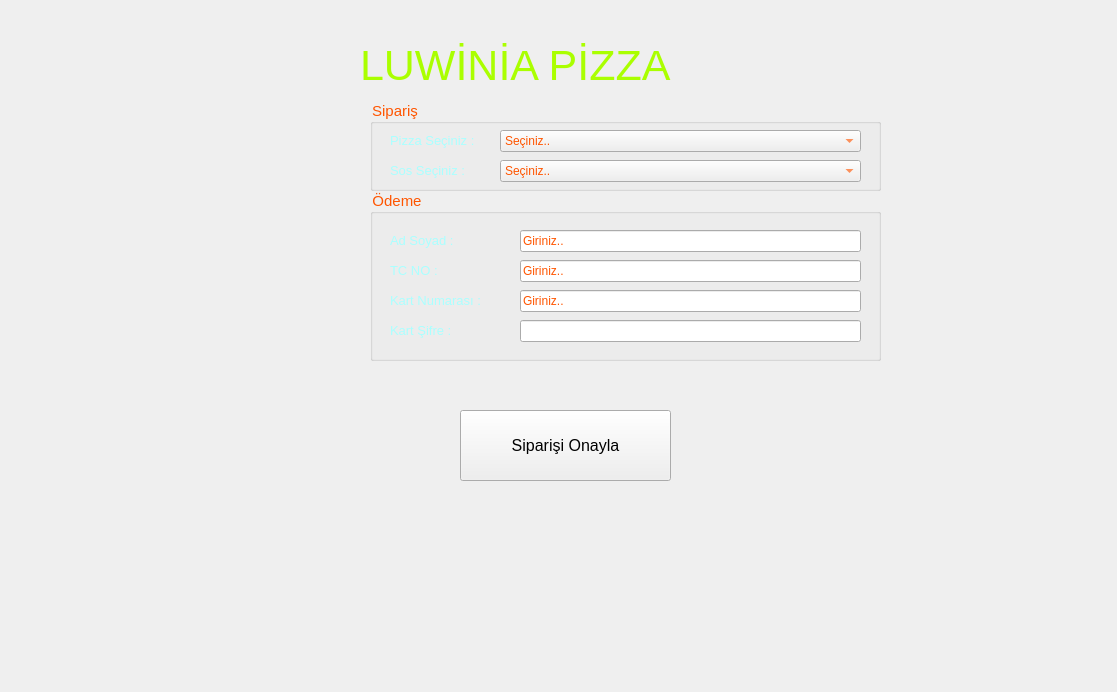
<?xml version="1.0" encoding="UTF-8"?>
<ui version="4.0">
 <class>MainWindow</class>
 <widget class="QMainWindow" name="MainWindow">
  <property name="geometry">
   <rect>
    <x>0</x>
    <y>0</y>
    <width>1117</width>
    <height>692</height>
   </rect>
  </property>
  <property name="windowTitle">
   <string>MainWindow</string>
  </property>
  <widget class="QWidget" name="centralwidget">
   <widget class="QLabel" name="arkaplanLabel">
    <property name="geometry">
     <rect>
      <x>0</x>
      <y>-5</y>
      <width>1121</width>
      <height>701</height>
     </rect>
    </property>
    <property name="text">
     <string/>
    </property>
    <property name="pixmap">
     <pixmap>pizza.png</pixmap>
    </property>
    <property name="scaledContents">
     <bool>true</bool>
    </property>
   </widget>
   <widget class="QGroupBox" name="groupBox">
    <property name="geometry">
     <rect>
      <x>370</x>
      <y>100</y>
      <width>511</width>
      <height>91</height>
     </rect>
    </property>
    <property name="font">
     <font>
      <pointsize>11</pointsize>
     </font>
    </property>
    <property name="styleSheet">
     <string notr="true">color: rgb(255, 85, 0);</string>
    </property>
    <property name="title">
     <string>Sipariş</string>
    </property>
    <widget class="QLabel" name="label_2">
     <property name="geometry">
      <rect>
       <x>20</x>
       <y>30</y>
       <width>101</width>
       <height>21</height>
      </rect>
     </property>
     <property name="font">
      <font>
       <pointsize>10</pointsize>
      </font>
     </property>
     <property name="styleSheet">
      <string notr="true">color: rgb(170, 255, 255);</string>
     </property>
     <property name="text">
      <string>Pizza Seçiniz :</string>
     </property>
    </widget>
    <widget class="QLabel" name="label_3">
     <property name="geometry">
      <rect>
       <x>20</x>
       <y>60</y>
       <width>101</width>
       <height>21</height>
      </rect>
     </property>
     <property name="font">
      <font>
       <pointsize>10</pointsize>
      </font>
     </property>
     <property name="styleSheet">
      <string notr="true">color: rgb(170, 255, 255);</string>
     </property>
     <property name="text">
      <string>Sos Seçiniz :</string>
     </property>
    </widget>
    <widget class="QComboBox" name="pizzaBox">
     <property name="geometry">
      <rect>
       <x>130</x>
       <y>30</y>
       <width>361</width>
       <height>22</height>
      </rect>
     </property>
     <property name="styleSheet">
      <string notr="true">color: rgb(255, 85, 0);</string>
     </property>
     <item>
      <property name="text">
       <string>Seçiniz..</string>
      </property>
     </item>
     <item>
      <property name="text">
       <string extracomment="1">Klasik</string>
      </property>
     </item>
     <item>
      <property name="text">
       <string extracomment="2">Margarita</string>
      </property>
     </item>
     <item>
      <property name="text">
       <string extracomment="3">Türk Pizza</string>
      </property>
     </item>
     <item>
      <property name="text">
       <string extracomment="4">Sade Pizza </string>
      </property>
     </item>
    </widget>
    <widget class="QComboBox" name="sosBox">
     <property name="geometry">
      <rect>
       <x>130</x>
       <y>60</y>
       <width>361</width>
       <height>22</height>
      </rect>
     </property>
     <property name="styleSheet">
      <string notr="true">color: rgb(255, 85, 0);</string>
     </property>
     <item>
      <property name="text">
       <string>Seçiniz..</string>
      </property>
     </item>
     <item>
      <property name="text">
       <string extracomment="11">Zeytin</string>
      </property>
     </item>
     <item>
      <property name="text">
       <string extracomment="12">Mantar</string>
      </property>
     </item>
     <item>
      <property name="text">
       <string extracomment="13">Keçi Peyniri</string>
      </property>
     </item>
     <item>
      <property name="text">
       <string extracomment="14">Et</string>
      </property>
     </item>
     <item>
      <property name="text">
       <string extracomment="15">Soğan</string>
      </property>
     </item>
     <item>
      <property name="text">
       <string extracomment="16">Mısır</string>
      </property>
     </item>
    </widget>
   </widget>
   <widget class="QGroupBox" name="groupBox_2">
    <property name="geometry">
     <rect>
      <x>370</x>
      <y>190</y>
      <width>511</width>
      <height>171</height>
     </rect>
    </property>
    <property name="font">
     <font>
      <pointsize>11</pointsize>
     </font>
    </property>
    <property name="styleSheet">
     <string notr="true">color: rgb(255, 85, 0);</string>
    </property>
    <property name="title">
     <string>Ödeme</string>
    </property>
    <widget class="QLabel" name="label_6">
     <property name="geometry">
      <rect>
       <x>20</x>
       <y>100</y>
       <width>121</width>
       <height>21</height>
      </rect>
     </property>
     <property name="font">
      <font>
       <pointsize>10</pointsize>
      </font>
     </property>
     <property name="styleSheet">
      <string notr="true">color: rgb(170, 255, 255);</string>
     </property>
     <property name="text">
      <string>Kart Numarası :</string>
     </property>
    </widget>
    <widget class="QLabel" name="label_7">
     <property name="geometry">
      <rect>
       <x>20</x>
       <y>130</y>
       <width>101</width>
       <height>21</height>
      </rect>
     </property>
     <property name="font">
      <font>
       <pointsize>10</pointsize>
      </font>
     </property>
     <property name="styleSheet">
      <string notr="true">color: rgb(170, 255, 255);</string>
     </property>
     <property name="text">
      <string>Kart Şifre :</string>
     </property>
    </widget>
    <widget class="QLineEdit" name="lblTc">
     <property name="geometry">
      <rect>
       <x>150</x>
       <y>70</y>
       <width>341</width>
       <height>22</height>
      </rect>
     </property>
     <property name="text">
      <string>Giriniz..</string>
     </property>
    </widget>
    <widget class="QLabel" name="label_4">
     <property name="geometry">
      <rect>
       <x>20</x>
       <y>40</y>
       <width>101</width>
       <height>21</height>
      </rect>
     </property>
     <property name="font">
      <font>
       <pointsize>10</pointsize>
      </font>
     </property>
     <property name="styleSheet">
      <string notr="true">color: rgb(170, 255, 255);</string>
     </property>
     <property name="text">
      <string>Ad Soyad :</string>
     </property>
    </widget>
    <widget class="QLineEdit" name="lblKartSifre">
     <property name="geometry">
      <rect>
       <x>150</x>
       <y>130</y>
       <width>341</width>
       <height>22</height>
      </rect>
     </property>
     <property name="text">
      <string/>
     </property>
     <property name="echoMode">
      <enum>QLineEdit::Password</enum>
     </property>
     <property name="dragEnabled">
      <bool>false</bool>
     </property>
    </widget>
    <widget class="QLineEdit" name="lblAd">
     <property name="geometry">
      <rect>
       <x>150</x>
       <y>40</y>
       <width>341</width>
       <height>22</height>
      </rect>
     </property>
     <property name="inputMask">
      <string/>
     </property>
     <property name="text">
      <string>Giriniz..</string>
     </property>
    </widget>
    <widget class="QLineEdit" name="lblKartNo">
     <property name="geometry">
      <rect>
       <x>150</x>
       <y>100</y>
       <width>341</width>
       <height>22</height>
      </rect>
     </property>
     <property name="inputMask">
      <string/>
     </property>
     <property name="text">
      <string>Giriniz..</string>
     </property>
     <property name="frame">
      <bool>true</bool>
     </property>
    </widget>
    <widget class="QLabel" name="label_5">
     <property name="geometry">
      <rect>
       <x>20</x>
       <y>70</y>
       <width>101</width>
       <height>21</height>
      </rect>
     </property>
     <property name="font">
      <font>
       <pointsize>10</pointsize>
      </font>
     </property>
     <property name="styleSheet">
      <string notr="true">color: rgb(170, 255, 255);</string>
     </property>
     <property name="text">
      <string>TC NO :</string>
     </property>
    </widget>
   </widget>
   <widget class="QPushButton" name="btnOnayla">
    <property name="geometry">
     <rect>
      <x>460</x>
      <y>410</y>
      <width>211</width>
      <height>71</height>
     </rect>
    </property>
    <property name="font">
     <font>
      <pointsize>12</pointsize>
     </font>
    </property>
    <property name="text">
     <string>Siparişi Onayla</string>
    </property>
   </widget>
   <widget class="QLabel" name="label_8">
    <property name="geometry">
     <rect>
      <x>360</x>
      <y>40</y>
      <width>491</width>
      <height>51</height>
     </rect>
    </property>
    <property name="font">
     <font>
      <pointsize>32</pointsize>
     </font>
    </property>
    <property name="styleSheet">
     <string notr="true">color: rgb(170, 255, 0);</string>
    </property>
    <property name="text">
     <string>LUWİNİA PİZZA</string>
    </property>
   </widget>
  </widget>
 </widget>
 <resources>
  <include location="arkaplan.qrc"/>
 </resources>
 <connections/>
</ui>
